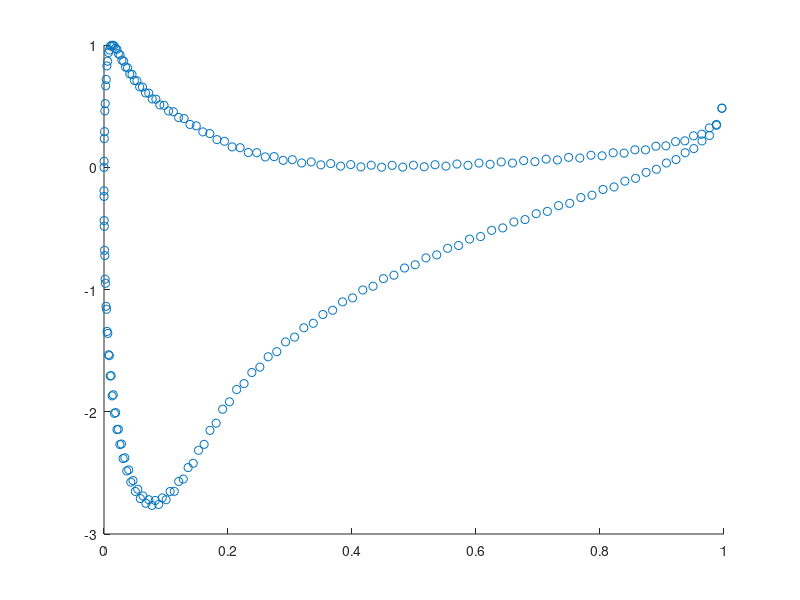

This figure's MATLAB source:

a = load("NACA23021_200.txt");
XB = flip(a(:,1));
YB = flip(a(:,2));
AoA = 8;
alpha = (AoA/180)*pi;
numPan = length(XB)-1;
Vinf = 1;

XC   = zeros(numPan,1);                                                     
YC   = zeros(numPan,1);                                                     
S    = zeros(numPan,1);                                                     
phi = zeros(numPan,1);
beta = zeros(numPan,1); 

for i = 1:1:numPan                                                          
    XC(i)   = 0.5*(XB(i)+XB(i+1));                                          
    YC(i)   = 0.5*(YB(i)+YB(i+1));                                          
    dx      = XB(i+1)-XB(i);                                                
    dy      = YB(i+1)-YB(i);                                                
    S(i)    = (dx^2 + dy^2)^0.5;                                           
	phi(i) = atan2(dy,dx);
    beta(i) = phi(i) + pi/2;
end
                                                                                                                   
K = zeros(numPan,numPan);                                                   
L = zeros(numPan,numPan);                                                   

for i = 1:1:numPan                                                          
    for j = 1:1:numPan                                                      
        if (j ~= i)                                                         
            A  = -(XC(i)-XB(j))*cos(phi(j))-(YC(i)-YB(j))*sin(phi(j));     
            B  = (XC(i)-XB(j))^2+(YC(i)-YB(j))^2;                           
            Cn = -cos(phi(i)-phi(j));                                       
            Dn = (XC(i)-XB(j))*cos(phi(i))+(YC(i)-YB(j))*sin(phi(i));      
            Ct = sin(phi(j)-phi(i));                                       
            Dt = (XC(i)-XB(j))*sin(phi(i))-(YC(i)-YB(j))*cos(phi(i));      
            E  = sqrt(B-A^2);                                               
            if (~isreal(E))
                E = 0;
            end
                   
            K(i,j) = 0.5*Cn*log((S(j)^2+2*A*S(j)+B)/B) + ((Dn-A*Cn)/E)*(atan2((S(j)+A),E)-atan2(A,E));                                               
            L(i,j) = 0.5*Ct*log((S(j)^2+2*A*S(j)+B)/B) + ((Dt-A*Ct)/E)*(atan2((S(j)+A),E)-atan2(A,E));                                        
        end
    end
end

a = zeros(numPan,numPan);                                                   
for i = 1:1:numPan                                                         
    for j = 1:1:numPan                                                                                                 
        a(i,j) = -K(i,j);                                               
    end
end

b = zeros(numPan,1);                                                        
for i = 1:1:numPan                                                          
    b(i) = -Vinf*2*pi*cos(beta(i)-alpha);                                         
end

a(numPan,:)   = 0;                                                          
a(numPan,1)   = 1;                                                         
a(numPan,end) = 1;                                                          
b(numPan)     = 0;                                                         

gamma = a\b;                                                                

Vt = zeros(numPan,1);                                                       
Cp = zeros(numPan,1);                                                       
for i = 1:1:numPan                                                          
    sum  = 0;                                                            
    for j = 1:1:numPan                                                      
        sum = sum - (gamma(j)/(2*pi))*L(i,j);                         
    end
    
    Vt(i) = Vinf*sin(beta(i)-alpha) + sum + gamma(i)/2;                       
    Cp(i) = 1-(Vt(i)/Vinf)^2;                                              
end

figure(2)
scatter(XC,Cp)
